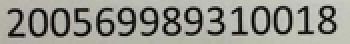
#> input picture dst2.png, 175 x 22 px (shown 2 times larger)
$ python vertical_project_separate.py   (older library calls are emulated)
#> lines starting #> are read from the running program, lines starting #| are printed output that depends on the picture; after the words box and inside, x2 and y2 are one past the last pixel; in counts of white or black regions, pixels touching at a corner belong together
#> in connection_separate, raw_im is the input picture: PIL image 175x22 RGBA; mean R, G, B, A 149.5, 149.6, 141.6, 255
#encoding=utf-8

from PIL import Image
from PIL import ImageFilter
import numpy as np
import os
import skimage
import skimage.measure
import skimage.morphology

K_Max_Height = 32
K_Dst_Height = 32
K_Dst_Width = 32

def convert_2_gray(img):
    if len(img.shape) > 2:
        gray = np.mean(img, -1)
        # 上面的转法较快，正规转法如下
        #r, g, b = img[:,:,0], img[:,:,1], img[:,:,2]
        #gray = 0.2989 * r + 0.5870 * g + 0.1140 * b
        return gray
    else:
        return img

def matrix_2_image(data):
    data = data
    new_im = Image.fromarray(data.astype(np.uint8))
    return new_im

def preprocess_im(im):
    # [10 lines of commented-out code are left out]
    raw_array = np.array(im)
    new_item = np.zeros(shape=raw_array.shape,dtype="uint8")
    new_item.fill(255)
#> new_item: shape (22, 175, 4); every value is 255
    (h,w,c) = raw_array.shape
#> h = 22; w = 175; c = 4
    # enhance image's black pixel
    for x in range(h):
        for y in range(w):
            if raw_array[x][y][0] < 170 and raw_array[x][y][1] < 170 and raw_array[x][y][2] < 170:
                new_item[x][y][0] = 0
                new_item[x][y][1] = 0
                new_item[x][y][2] = 0
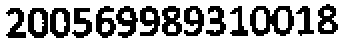
#> new_item: shape (22, 175, 4) (shown 2 times larger); mean of channels 0, 1, 2, 3 170, 170, 170, 255; drawn as R, G, B
    new_im = matrix_2_image(new_item)
    #new_im = im.filter(ImageFilter.SMOOTH_MORE)
    #new_im.save("new2.png")
    return new_im
    pass

def connection_separate(im_path):
    # TODO apply some image filter
    raw_im = Image.open(im_path)
    raw_im_processed = preprocess_im(raw_im)
    raw_im_processed_array = np.array(raw_im_processed)
    raw_bin = raw_im_processed.convert("1")
#> raw_bin: PIL image 175x22 1; 66.7% white; black in thin lines or dots, all inside (x1, y1, x2, y2) = (3, 2, 169, 19)
    raw_bin_array = np.array(raw_bin)
    #raw_bin_array = skimage.morphology.remove_small_objects(np.array(raw_bin),min_size=1111,connectivity=1,in_place=False)
    #labels,num = skimage.measure.label(np.array(raw_bin),background=1,connectivity=2,neighbors=4,return_num=True)
    labels,num = skimage.measure.label(raw_bin_array,background=1,connectivity=2,neighbors=8,return_num=True)
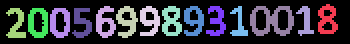
#> labels: shape (22, 175) int32 (shown 2 times larger); 15 distinct labels, from 0 to 14; one colour per label, 0 black
#> num = 14
    #print(labels,labels.shape,num,labels.max())
    im_dict = {}
    raw_array = np.array(raw_im)
    for i in range(num+1):
        new_item = np.zeros(shape=raw_array.shape,dtype="uint8")
        new_item.fill(255)
        im_dict[i] = new_item
    im_pixel_dict = {}
    for x in range(len(labels)):
        for y in range(len(labels[x])):
            if labels[x][y] != 0:
                k = labels[x][y]
                im_dict[k][x][y][0] = raw_im_processed_array[x][y][0]
                im_dict[k][x][y][1] = raw_im_processed_array[x][y][1]
                im_dict[k][x][y][2] = raw_im_processed_array[x][y][2]
                if k not in im_pixel_dict.keys():
                    im_pixel_dict[k] = 1
                else:
                    im_pixel_dict[k] += 1
                pass
#> this loop made 22 passes
#> after the loop, im_dict = 15 items; im_pixel_dict = 14 items
    im_lists = []
    minimum_pixels = 15
    for (k,v) in im_dict.items():
        if k != 0:
            if im_pixel_dict[k] < minimum_pixels:
                # filter overlow pixels
                continue
            im = matrix_2_image(v)
            #im.save(str(k)+".png")
            im_lists.append(im)
        pass
#> this loop made 15 passes
#> after the loop, im_lists = 14 items
    return im_lists

def vertical_separate(im_lists):
    split_im_arrays = []
    for im_item in im_lists:
        raw_bin = im_item.convert("1")
        raw_image = np.array(raw_bin)
        gray_image = raw_image
        h, w = gray_image.shape
        if h > K_Max_Height:
            print("incorrect height:%d"%(h))
            return split_im_arrays
        im =  gray_image

        last_blank = True
        row_index_list = []
        for y in range(w):
            is_blank = True
            for x in range(h):
                if im[x][y] == False:
                    is_blank = False
            if last_blank != is_blank:
                row_index_list.append(y)
            last_blank = is_blank
        #print(row_index_list,len(row_index_list))
        if len(row_index_list) <= 1:
            return split_im_arrays
        if len(row_index_list)%2 != 0:
            row_index_list.append(w-1)
        for i in range(1,len(row_index_list),2):
            left_w = row_index_list[i-1]
            right_w = row_index_list[i]
            if right_w-left_w+1 > K_Dst_Width:
                print(right_w-left_w+1," is bigger than ",K_Dst_Width)
                return
            sub_im = np.zeros(shape=(K_Dst_Height,K_Dst_Width,3),dtype="uint8")
            sub_im.fill(255)
            x_delta = K_Dst_Height - 1
            for x in range(h-1,-1,-1):
                x_delta -= 1
                for y in range(left_w,right_w +1):
                    #print(x,y,im[x][y])
                    if im[x][y] == False:
                        sub_im[x_delta][y-left_w+5][0] = 0
                        sub_im[x_delta][y-left_w+5][1] = 0
                        sub_im[x_delta][y-left_w+5][2] = 0
            #sub_im_x = matrix_2_image(sub_im)
            #sub_im_x.save(str(left_w)+".jpg")
            split_im_arrays.append((left_w,sub_im))
#> this loop made 14 passes
#> pass 3, in vertical_separate, `raw_bin = im_item.convert("1")`:
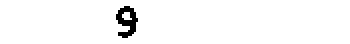
#> raw_bin: PIL image 175x22 1 (shown 2 times larger); 97.5% white; black in thin lines or dots, all inside (x1, y1, x2, y2) = (58, 3, 69, 19)
#> after the loop:
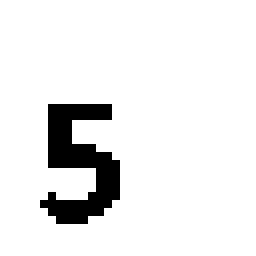
#> sub_im: shape (32, 32, 3) (shown 8 times larger); 92% white; 1 black region, box (x1, y1, x2, y2) and area: (5, 13, 15, 28) 82
#> after the loop, split_im_arrays = 14 items
    return split_im_arrays
    pass

# [15 lines left out: function save_separated_ims, not called in this run]

def fetch_separated_ims(split_im_arrays):
    sorted_list = sorted(split_im_arrays,key=lambda x:x[0])
#> sorted_list = 14 items
    im_lists = []
    for item in sorted_list:
        (_,im_array) = item
        im = matrix_2_image(im_array)
        im = im.filter(ImageFilter.SMOOTH_MORE)
        im_lists.append(im)
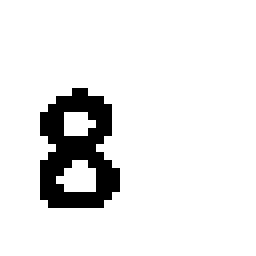
#> im_array: shape (32, 32, 3) (shown 8 times larger); 91% white; black in thin lines or dots, all inside (x1, y1, x2, y2) = (5, 11, 15, 26)
#> after the loop, im_lists = 14 items
    return im_lists
    pass

# [5 lines left out: function hybird_separate, not called in this run]

def hybird_separate_ex(im_path):
    im_lists = connection_separate(im_path)
    split_im_arrays = vertical_separate(im_lists)
    im_lists = fetch_separated_ims(split_im_arrays)
    #check_im_lists(im_lists)
    double_list = find_double_with_img(im_lists)
    if len(double_list) != 0:
        index_dict = {}
        for index in double_list:
            im = im_lists[index]
            (wb,we) = get_im_width_ends(im)
            start_point = (0,int((we-wb)/2 + wb))
            im_grey = convert_2_gray(np.array(im))
            drop_path_points = drop_fall_to_down(start_point,im_grey)
            ims = apply_split_path(im,drop_path_points)
            index_dict[index] = ims
        new_im_lists = []
        for index in range(len(im_lists)):
            if index in double_list:
                ims = index_dict[index]
                new_im_lists.append(ims[0])
                new_im_lists.append(ims[1])
                pass
            else:
                new_im_lists.append(im_lists[index])
        im_lists = new_im_lists
        pass
    #for index in range(len(im_lists)):
    #    im = im_lists[index]
    #    im.save(str(index)+".bmp")
    return im_lists
    pass

def apply_split_path(im,split_path_points):
    raw_array = np.array(im)
    im_array1 = np.zeros(shape=raw_array.shape,dtype="uint8")
    im_array1.fill(255)
    im_array2 = np.zeros(shape=raw_array.shape,dtype="uint8")
    im_array2.fill(255)
    (h,w,_)  = raw_array.shape
    for p in split_path_points:
        (px,py) = p
        for y in range(py):
            im_array1[px][y] = raw_array[px][y]
        for y in range(py+1,w):
            im_array2[px][y] = raw_array[px][y]
    im1 = matrix_2_image(im_array1)
    im2 = matrix_2_image(im_array2)
    #im1.save("im1.bmp")
    #im2.save("im2.bmp")
    return (im1,im2)
    pass

def get_im_height_width(im):
    im_array = np.array(im)
    (height,width,_) = im_array.shape
    white = np.array([255,255,255])
    height_be = 0
    height_ee = height - 1
    for x in range(height):
        is_found = False
        for y in range(width):
            if not (im_array[x][y] ==  white).all():
                height_be = x
                is_found = True
                break
        if is_found:
            break
    for x in range(height-1,-1,-1):
        is_found = False
        for y in range(width):
            if not (im_array[x][y] ==  white).all():
                height_ee = x
                is_found = True
                break
        if is_found:
            break

    width_be = 0
    width_ee = width - 1
    for y in range(width):
        is_found = False
        for x in range(height):
            if not (im_array[x][y] ==  white).all():
                width_be = y
                is_found = True
                break
        if is_found:
            break
    for y in range(width-1,-1,-1):
        is_found = False
        for x in range(height):
            if not (im_array[x][y] ==  white).all():
                width_ee = y
                is_found = True
                break
        if is_found:
            break
    #print(height_be,height_ee,width_be,width_ee)
    h = height_ee - height_be + 1
    w = width_ee - width_be + 1
    #print(h,w)
    return (h,w)
    pass

# [34 lines left out: function check_im_lists, not called in this run]

def drop_fall_to_down(start_point,im_grey):
    (height,width) = im_grey.shape
    (cx,cy) = start_point
    curr = start_point
    points = []
    while cx < height-2:
        left1 = (cx,cy-1)
        right3 = (cx,cy+1)
        r_left1 = (cx+1,cy-1)
        r_mid2= (cx+1,cy)
        r_right3 = (cx+1,cy+1)
        r1_left1 = (cx+2,cy-1)
        r1_mid2= (cx+2,cy)
        r1_right3 = (cx+2,cy+1)
        if im_grey[r_mid2[0]][r_mid2[1]] == 255:
            curr = r_mid2
        elif im_grey[r_left1[0]][r_left1[1]] == 255:
            curr = r_left1
        elif im_grey[r_right3[0]][r_right3[1]] == 255:
            curr = r_right3
        elif im_grey[r1_right3[0]][r1_right3[1]] == 255:
            curr = r_mid2
        elif im_grey[r1_left1[0]][r1_left1[1]] == 255:
            curr = r_mid2
        elif im_grey[r1_left1[0]][r1_left1[1]] == 255:
            curr = r_mid2
        elif im_grey[left1[0]][left1[1]] == 255:
            curr = left1
        elif im_grey[right3[0]][right3[1]] == 255:
            curr = right3
        else:
            curr = r_mid2
        if curr in points:
            curr = r_mid2
        points.append(curr)
        cx = curr[0]
        cy = curr[1]
        #print("down,cx",cx,curr,cy)
    return points

def get_im_width_ends(im):
    im_array = np.array(im)
    (height,width,_) = im_array.shape
    white = np.array([255,255,255])
    width_be = 0
    width_ee = width - 1
    for y in range(width):
        is_found = False
        for x in range(height):
            if not (im_array[x][y] ==  white).all():
                width_be = y
                is_found = True
                break
        if is_found:
            break
    for y in range(width-1,-1,-1):
        is_found = False
        for x in range(height):
            if not (im_array[x][y] ==  white).all():
                width_ee = y
                is_found = True
                break
        if is_found:
            break
    return (width_be,width_ee)

def find_double_with_img(im_lists):
    hw_list = []
    for item in im_lists:
        hw = get_im_height_width(item)
        hw_list.append(hw)
#> this loop made 14 passes
#> (h in get_im_height_width, w in get_im_height_width) on passes 1 to 12: (19, 14), (19, 14), (19, 14), (19, 14), (20, 14), (20, 15), (19, 14), (19, 14), (19, 14), (19, 14), (19, 13), (19, 26)
#> after the loop, hw_list = [(19, 14), (19, 14), (19, 14), (19, 14), (20, 14), (20, 15), (19, 14), (19, 14), (19, 14), (19, 14), (19, 13), (19, 26), (19, 13), (19, 14)]
    if len(hw_list) == 0:
        return True
    width_list = []
    for item in hw_list:
        width_list.append(item[1])
#> this loop made 14 passes
#> after the loop, width_list = [14, 14, 14, 14, 14, 15, 14, 14, 14, 14, 13, 26, 13, 14]
    width_list_sorted = sorted(width_list)
#> width_list_sorted = [13, 13, 14, 14, 14, 14, 14, 14, 14, 14, 14, 14, 15, 26]
    w_mid_index = int(len(width_list)/2)
#> w_mid_index = 7
    w_mid = width_list_sorted[w_mid_index]
#> w_mid = 14
    width_prop = 1.6
    double_width_list = []
    for index in range(len(width_list)):
        w = width_list[index]
        if (float(w)/float(w_mid)) > width_prop:
            double_width_list.append(index)
#> this loop made 14 passes
#> w on passes 1 to 12: 14, 14, 14, 14, 14, 15, 14, 14, 14, 14, 13, 26
#> after the loop, double_width_list = [11]
    print(double_width_list)
#| [11]
    return double_width_list

if __name__ == "__main__":
    # [4 lines of commented-out code are left out]
    im_file = "./dst2.png"
    #hybird_separate(im_file)
    hybird_separate_ex(im_file)
#> the loop in hybird_separate_ex, `for index in double_list:` made 1 pass
#> (index, white in get_im_width_ends, wb, we) on pass 1: (11, [255, 255, 255], 3, 28)
#> pass 1, in hybird_separate_ex, `im = im_lists[index]`:
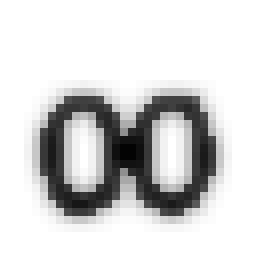
#> im: PIL image 32x32 RGB (shown 8 times larger); min 3, max 255, mean 211.9
#> pass 1, in matrix_2_image (call 31), `data = data`:
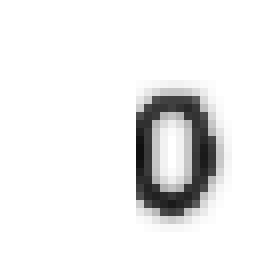
#> data: shape (32, 32, 3) (shown 8 times larger); min 15, max 255, mean 235.5
#> after the loop in hybird_separate_ex, `for index in double_list:`: index_dict = 1 item
#> the loop in hybird_separate_ex, `for index in range(len(im_lists)):` made 14 passes
#> after the loop in hybird_separate_ex, `for index in range(len(im_lists)):`: new_im_lists = 15 items
